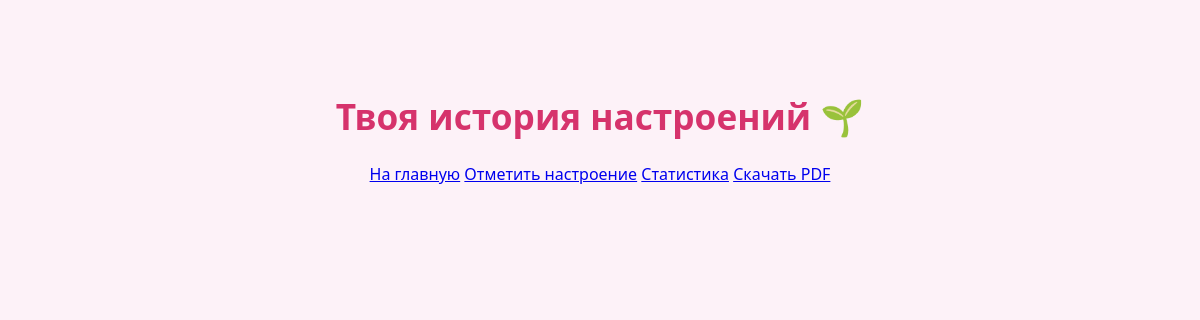
The app's page /history, older data.
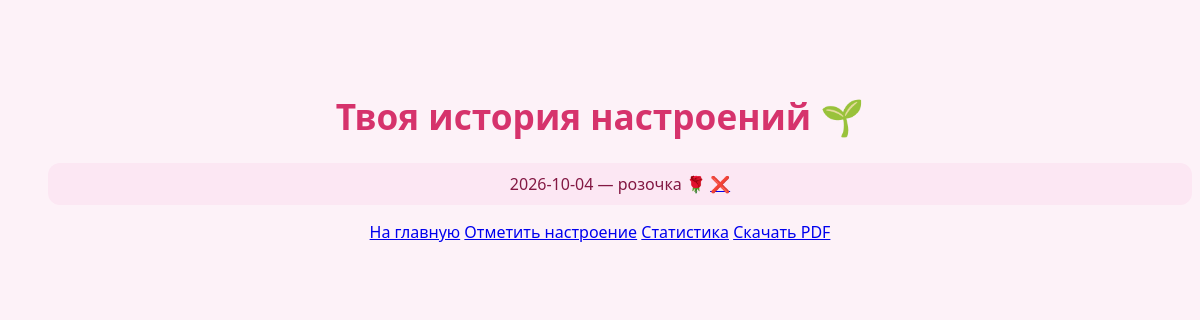
The same page, newer data.
### tables this page shows
CREATE TABLE moods (
            id INTEGER PRIMARY KEY AUTOINCREMENT,
            mood TEXT NOT NULL,
            date TEXT NOT NULL
        );

### app.py (the view)
@app.route("/history")
def history():
    all_moods = get_all_moods()
    return render_template("history.html", moods=all_moods)

### app.py (called while the page is built)
@app.context_processor
def inject_theme():
    theme = request.cookies.get("theme", "pink")
    return dict(theme=theme)

### database.py (called while the page is built)
def get_connection():
    connection = sqlite3.connect("moodgarden.db")
    return connection

def get_all_moods():
    connection = get_connection()
    cursor = connection.cursor()
    cursor.execute("SELECT * FROM moods ORDER BY id DESC")
    rows = cursor.fetchall()
    connection.close()
    return rows

### templates/history.html (shortened to what this page needs)
<!DOCTYPE html>
<html lang="ru">
<head>
    <link rel="stylesheet" href="{{ url_for('static', filename='style.css') }}">
</head>
<body class="{{ theme }}">
    <h1>Твоя история настроений 🌱</h1>
    <ul>
        {% for entry in moods %}
            {% if entry[1] == "ромашечка" %}
                <li class="mood-calm">{{ entry[2] }} — {{ entry[1] }} 🌼
                    {% if entry[3] %}<br><em>{{ entry[3] }}</em>{% endif %}
                    <a href="{{ url_for('delete', mood_id=entry[0]) }}">❌</a>
                </li>
            {% elif entry[1] == "розочка" %}
                <li class="mood-happy">{{ entry[2] }} — {{ entry[1] }} 🌹
                    <a href="{{ url_for('delete', mood_id=entry[0]) }}">❌</a>
                </li>
            {% else %}
                <li class="mood-sad">{{ entry[2] }} — {{ entry[1] }} 🥀
                    {% if entry[3] %}<br><em>{{ entry[3] }}</em>{% endif %}
                    <a href="{{ url_for('delete', mood_id=entry[0]) }}">❌</a>
                </li>
            {% endif %}
        {% endfor %}
    </ul>
    <nav>
        <a href="{{ url_for('home') }}">На главную</a>
        <a href="{{ url_for('mood') }}">Отметить настроение</a>
        <a href="{{ url_for('stats') }}">Статистика</a>
        <a href="{{ url_for('download_pdf') }}">Скачать PDF</a>
    </nav>
</body>
</html>

Row changes from the older to the newer data that the page shows:
added moods: date "2026-10-04", mood "розочка"
